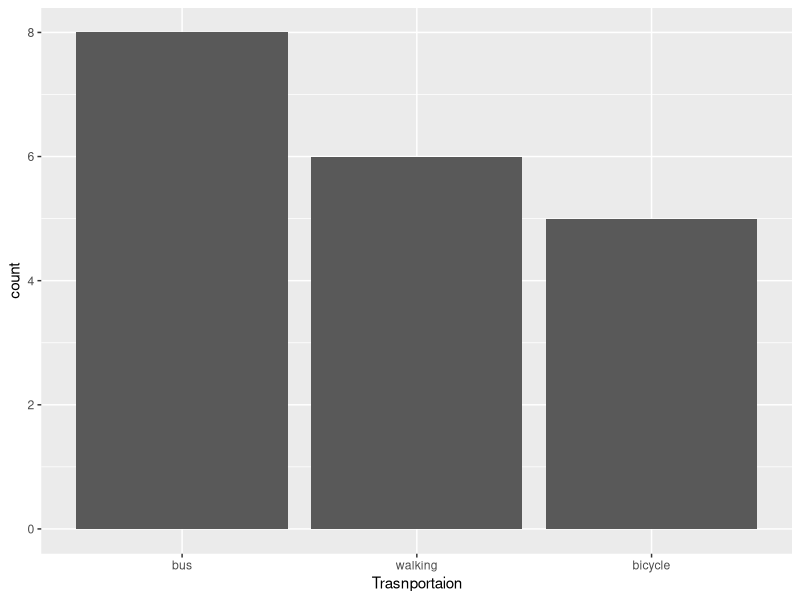
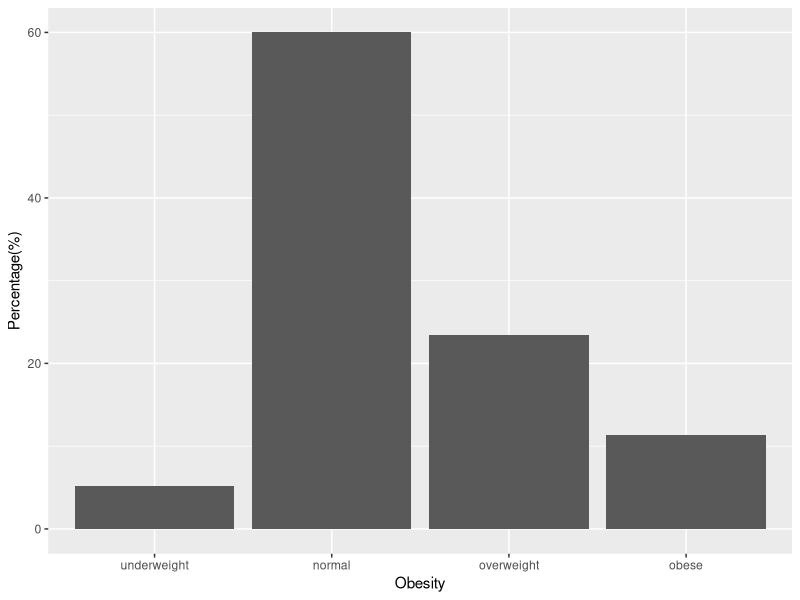
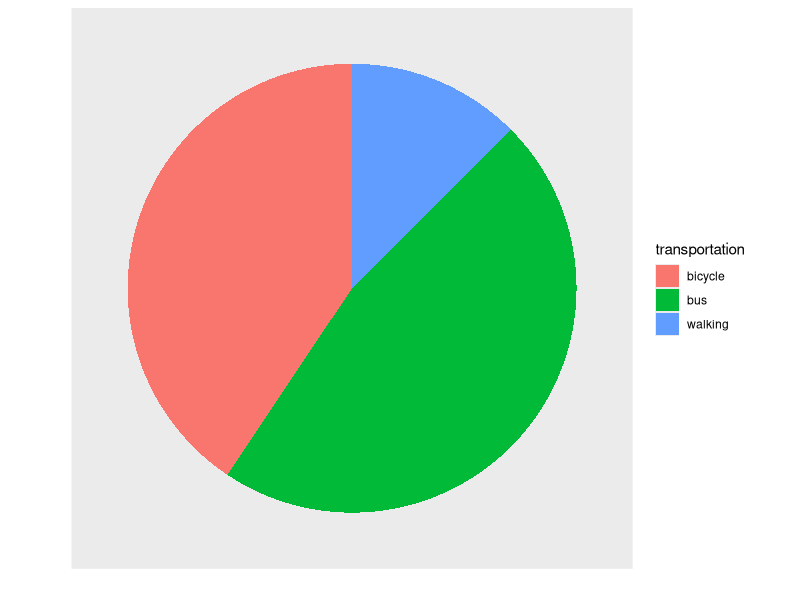

These figures' R source, in order:
library(ggplot2)

transp<-c("bicycle","bicycle", "bicycle", "bicycle", "bicycle",  
          "bus","bus","bus","bus","bus","bus","bus","bus",
          "walking","walking","walking","walking","walking","walking"
          )
dat1<-data.frame(transp)
#데이터, aes - x 축, xlab()으로 이름 바꾸기기
install.packages("forcats")
library(forcats)
#fct_infreq(x축) - 빈도수 높은 순으로 불러오기기
ggplot(data=dat1)  + geom_bar(mapping = aes(x=fct_infreq(transp))) + 
  xlab("Trasnportaion")


obesity<-factor(c("underweight", "normal","overweight","obese"),
                level=c("underweight","normal",
                        "overweight", "obese"
                        ))

count<-c(6, 69, 27, 13)
perc<-count/sum(count)*100
dat2<-data.frame(obesity, count, perc)

#stat으로 안정시키기기
ggplot(data=dat2) + geom_bar(mapping = aes(x=obesity, y=perc), stat="identity") +
  xlab("Obesity") + ylab("Percentage(%)")

table(transp)
dat3<-data.frame(transportation=c("bus","bicycle","walking"),
                 count=c(15, 13, 4)
                 )

ggplot(data=dat3) + geom_bar(mapping = aes(x="", y=count, fill=transportation), stat="identity") +
  coord_polar("y", start=0) + xlab("")+ylab("")+
  #전체적인 항목을 정리리
  theme(axis.text = element_blank(),
        axis.ticks = element_blank(),
        panel.grid = element_blank()
        )


#이항분포(당첨률 30% - 0.3 복권 8장) - 3장에서 7장이 당첨될 확률
#pbinom(확률변수, 전체 경우의 수, 그럴 확률)
pbinom(7, 8, 0.3) - pbinom(2, 8, 0.3)
#총 6장이 될 확률
1-pbinom(5, 8, 0.3)

#100개 생산시, 불량품이 3개에서 7개일 확률률


#하루 평균 6건의 불량수표를 받을 때, 특정한 날 4번 받은 확률(포아송 분포)
dpois(4, 6)

#정규분포 확률(x <  94.3) 확률. 평균 70, 정규분포 10
pnorm(94.3, 70, 10)

#정규분포 확률(x > 57.7 ) 확률. 평균 70, 정규분포 10
1 - pnorm(57.7, 70, 10)

#정규 분포 확률(X > 50)  확률. 평균 40, 정규분포포 5
1 - pnorm(50, 40, 5)

